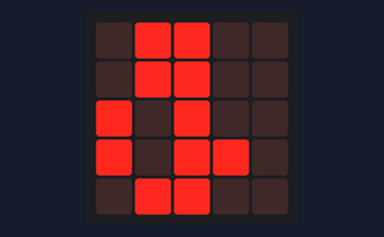
This program was run on a simulated BBC micro:bit running MicroPython. Shown: the board's 5×5 LED display. Random numbers come from a fixed seed.

Above: at 0.1 s.
At 4.1 s:
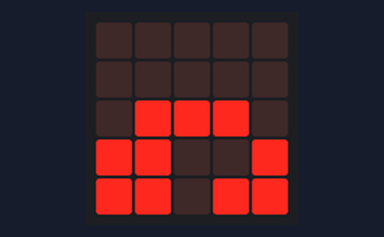
At 9.1 s:
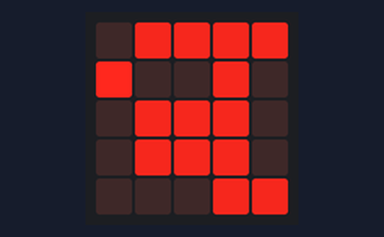
At 19.1 s:
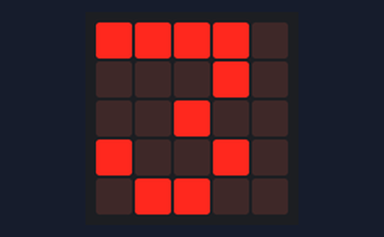
At 28.1 s:
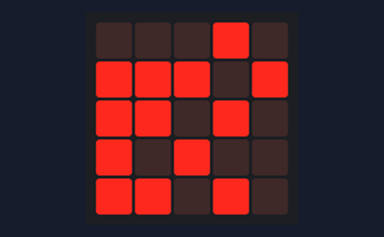
At 38.1 s:
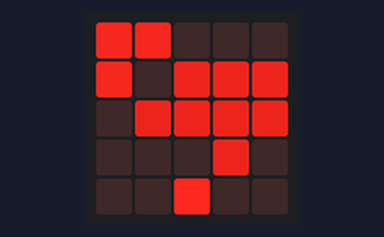

The program:

land.py
```python
from microbit import *
from random import random

"""
Answer to cassidoo interview question for 4.2.2018:
Given a matrix of 0s and 1s, where 0s are bodies of water and 1s are bodies of land,
return the number of land masses. Land is connected horizontally and/or vertically.
"""
def list2img(l):
    s = ':'.join([''.join([str(x) for x in row]) for row in l])
    return(Image(s))


def randlist():
    li = []
    for _ in range(5):
        li.append([])
        for _ in range(5):
            li[-1].append(9*round(random()))
    return(li)


def propagateLand(l, lid):
    """
    l is the list
    lid is the land id
    """
    changed = True
    while changed:
        changed = False
        for (x, row) in enumerate(l):
            for (y, elem) in enumerate(row):
                if l[x][y] == 9:
                    for d in [-1, 1]:
                        if 0 <= x+d < 5 and l[x+d][y] == lid:
                            l[x][y] = lid
                            changed = True
                        if 0 <= y+d < 5 and l[x][y+d] == lid:
                            l[x][y] = lid
                            changed = True


def findLands(l):
    lands = 0
    landid = 9
    for (x, row) in enumerate(l):
        for (y, elem) in enumerate(row):
            if elem == 9:
                lands += 1
                landid -= 1
                l[x][y] = landid
                propagateLand(l, landid)
                display.show(list2img(l))
                sleep(1000)
    return(lands)


while True:
    rli = randlist()
    display.show(list2img(rli))
    sleep(1000)
    lands = findLands(rli)
    display.show(str(lands))
    sleep(1000)
```

Measured:
- what the display in image 1 shows lasts 1.0 s, from 4.0 s to 5.0 s
